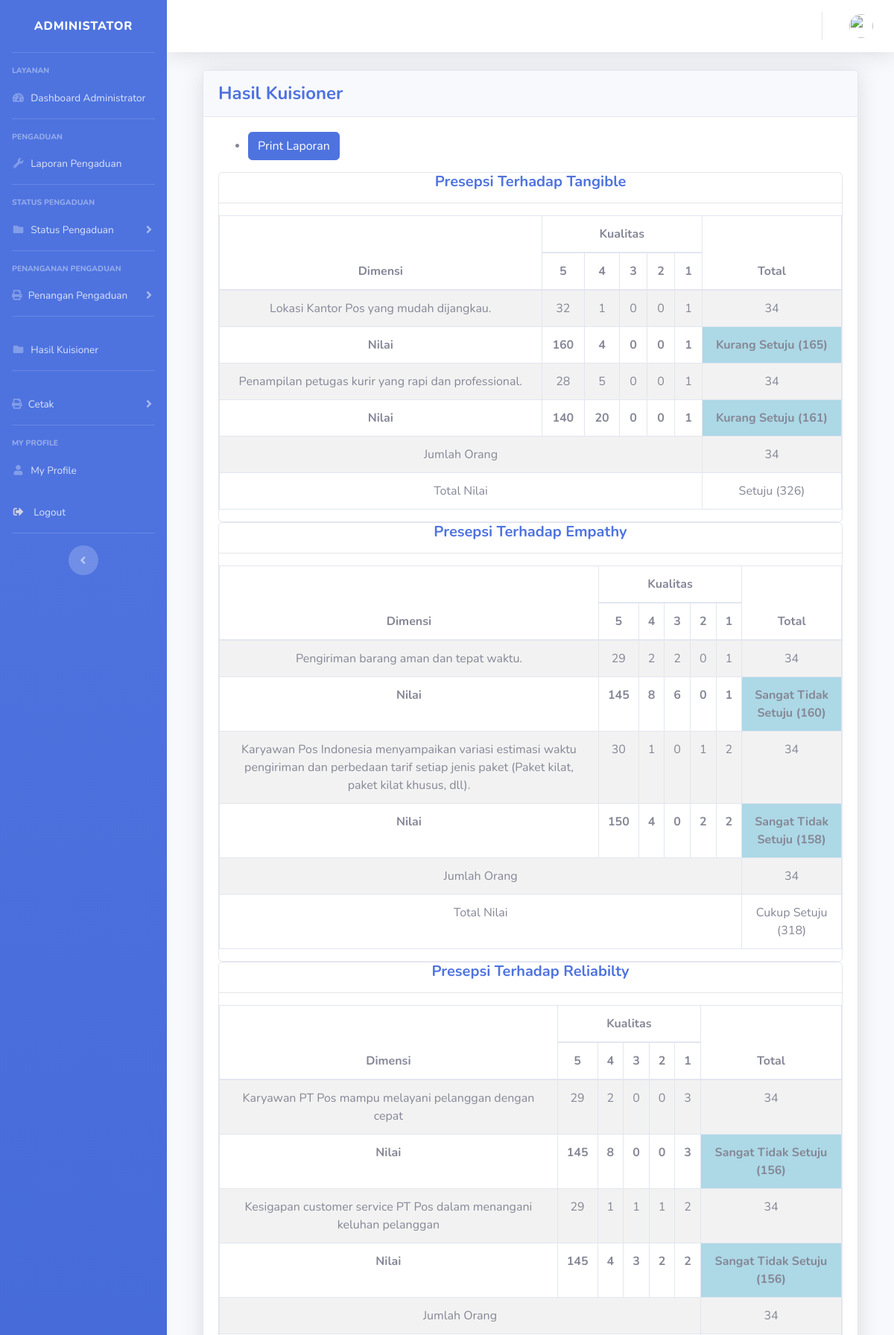
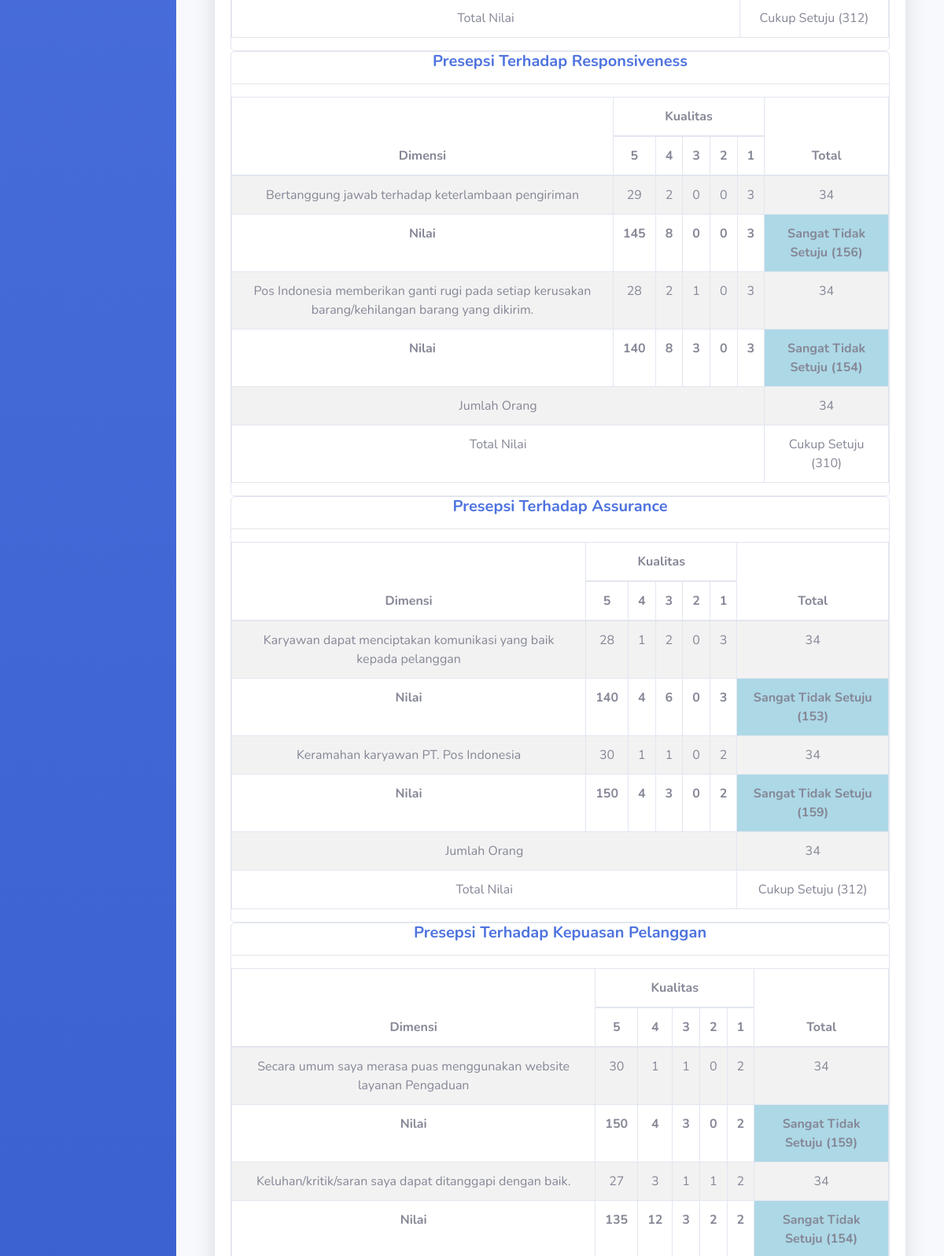
Screenshot of /index.php/admin/hasil_kuisioner (upper part) with the database file from the repository (2 pictures, top to bottom).
### tables this page shows
CREATE TABLE `tbl_tipe_soal` (
  `id_tipe_soal` varchar(255) NOT NULL,
  `tipe_soal` varchar(255) DEFAULT NULL
);

CREATE TABLE `tbl_soal` (
  `id_soal` varchar(100) NOT NULL,
  `id_tipe_soal` varchar(100) NOT NULL,
  `soal` text NOT NULL
);

### application/controllers/admin.php (called while the page is built, shortened)
<?php
class Admin extends CI_Controller
{
    public function __construct()
    {
        $this->load->model('m_cetak');
        $this->load->model('adminm');
        $this->load->model('m_aduan');
        $this->load->library('cfpdf');
    }
    public function hasil_kuisioner()
    {
        $data['title'] = 'Dashboard Admin';
        $data['user'] = $this->db->get_where('user', ['email' =>
        $this->session->userdata('email')])->row_array();
        $data['active_dashboard'] = 'active';
        $data['data_tipe_soal'] = $this->adminm->getAllData('tbl_tipe_soal');
        $this->load->view('templates/header', $data);
        $this->load->view('templates/sidebar_admin', $data);
        $this->load->view('templates/topbar', $data);
        $this->load->view('admin/hasil_kuisioner', $data);
        $this->load->view('templates/footer');
    }
}

### index.php (called while the page is built, shortened)
<?php
require_once BASEPATH.'core/CodeIgniter.php';

### application/models/adminm.php (called while the page is built, shortened)
<?php
class adminm extends CI_Model
{
    public function getAllData($table)
    {
        return $this->db->get($table)->result();
    }
    function get_soal_tipe($id_tipe_soal)
    {
        return $this->db->query("
            SELECT *
            FROM tbl_soal a
            WHERE a.id_tipe_soal = '$id_tipe_soal'
        ")->result();
    }
    function count_jawaban($id_soal, $nilai)
    {
        return $this->db->query("
            SELECT
            COUNT(a.id_jawaban_soal) as jumlah
            FROM tbl_jawaban_soal a
            WHERE a.id_soal = '$id_soal' AND a.nilai_jawaban_soal = '$nilai'
        ")->result();
    }
}

### application/helpers/currency_format_helper.php (called while the page is built, shortened)
<?php if (!defined('BASEPATH')) exit('No direct script access allowed');
if (!function_exists('currency_format')) {
    function count_jawaban($id_soal, $nilai)
    {
        global $CI;
        $data = '';
        $data_row = $CI->adminm->count_jawaban($id_soal, $nilai);
        foreach ($data_row as $row) {
            $data = $row->jumlah;
        }
        return $data;
    }
    function convert_nilai($nilai)
    {
        switch ($nilai) {
            case $nilai >= 80 && $nilai <= 160;
                $data = "Sangat Tidak Setuju";
                break;
            case $nilai >= 161 && $nilai <= 240;
                $data = "Kurang Setuju";
                break;
        }
        return $data . ' (' . $nilai . ')';
    }
    function convert_total($nilai)
    {
        switch ($nilai) {
            case $nilai >= 241 && $nilai <= 320;
                $data = "Cukup Setuju";
                break;
            case $nilai >= 321 && $nilai <= 400;
                $data = "Setuju";
                break;
            case $nilai >= 401 && $nilai <= 480;
                $data = "Sangat Setuju";
                break;
        }
        return $data . ' (' . $nilai . ')';
    }
}

### application/views/admin/hasil_kuisioner.php (the view, shortened to what this page needs)
<section class="content">
    <div class="container-fluid">
        <div class="block-header">
            <div class="container-fluid">
                <div class="card shadow mb-2">
                    <div class="card-header py-3">
                        <h4 class="m-0 font-weight-bold text-primary">Hasil Kuisioner</h4>
                    </div>
                    <div class="card-body">
                        <ul class="header-dropdown m-r--5">
                            <li class="dropdown">
                                <button a onclick="printDiv('printableArea')" class="btn btn-primary m-t-15 waves-effect">Print Laporan</a></button>
                            </li>
                        </ul>
                        <div class="text-center">
                            <div>
                                <?php
                                foreach ($data_tipe_soal as $row) { ?>
                                <div class="card">
                                    <div class="header">
                                        <div class="table-responsive">
                                            <h5 class="m-0 font-weight-bold text-primary">Presepsi Terhadap <?php echo $row->tipe_soal ?></h5>
                                            <hr>
                                            <table class="table table-bordered table-striped table-hover">
                                                <thead>
                                                    <tr>
                                                        <th rowspan="2">Dimensi</th>
                                                        <th colspan="5">Kualitas</th>
                                                        <th rowspan="2">Total</th>
                                                    </tr>
                                                    <tr>
                                                        <th>5</th>
                                                        <th>4</th>
                                                        <th>3</th>
                                                        <th>2</th>
                                                        <th>1</th>
                                                    </tr>
                                                </thead>
                                                <tbody>
                                                    <?php
                                                        $_total_ = 0;
                                                        $var = $this->adminm->get_soal_tipe($row->id_tipe_soal);
                                                        foreach ($var as $row2) {
                                                            $jawaban5 = count_jawaban($row2->id_soal, 5);
                                                            $jawaban4 = count_jawaban($row2->id_soal, 4);
                                                            $jawaban3 = count_jawaban($row2->id_soal, 3);
                                                            $jawaban2 = count_jawaban($row2->id_soal, 2);
                                                            $jawaban1 = count_jawaban($row2->id_soal, 1);
                                                            $total = $jawaban1 + $jawaban2 + $jawaban3 + $jawaban4 + $jawaban5;
                                                            $total2 = ($jawaban1 * 1) + ($jawaban2 * 2) + ($jawaban3 * 3) + ($jawaban4 * 4) + ($jawaban5 * 5);
                                                            ?>
                                                    <tr>
                                                        <td><?php echo $row2->soal ?></td>
                                                        <td><?php echo $jawaban5 ?></td>
                                                        <td><?php echo $jawaban4 ?></td>
                                                        <td><?php echo $jawaban3 ?></td>
                                                        <td><?php echo $jawaban2 ?></td>
                                                        <td><?php echo $jawaban1 ?></td>
                                                        <td><?php echo $total ?></td>
                                                    </tr>
                                                    <tr>
                                                        <td><b>Nilai</b></td>
                                                        <td><b><?php echo $jawaban5 * 5 ?></b></td>
                                                        <td><b><?php echo $jawaban4 * 4 ?></b></td>
                                                        <td><b><?php echo $jawaban3 * 3 ?></b></td>
                                                        <td><b><?php echo $jawaban2 * 2 ?></b></td>
                                                        <td><b><?php echo $jawaban1 * 1 ?></b></td>
                                                        <td style="background: lightblue"><b><?php echo convert_nilai($total2) ?></b></td>
                                                    </tr>
                                                    <?php
                                                            $_total_ += $total2;
                                                        }
                                                        ?>
                                                    <tr>
                                                        <td colspan="6">Jumlah Orang</td>
                                                        <td><?php echo $total ?></td>
                                                    </tr>
                                                    <tr>
                                                        <td colspan="6">Total Nilai</td>
                                                        <td><?php echo convert_total($_total_) ?></td>
                                                    </tr>
                                                </tbody>
                                            </table>
                                        </div>
                                    </div>
                                </div>
                                <?php } ?>
                            </div>
                        </div>
                    </div>
                </div>
            </div>
        </div>
    </div>
</section>

### rows the page displays
tbl_tipe_soal: tipe_soal "Tangible", total "34", _total_ "Setuju (326)"
tbl_soal: soal "Lokasi Kantor Pos yang mudah dijangkau.", jawaban5 "32", jawaban4 "1", jawaban3 "0", jawaban2 "0", jawaban1 "1", total "34", jawaban5 "160", jawaban4 "4", total2 "Kurang Setuju (165)"
tbl_soal: soal "Penampilan petugas kurir yang rapi dan professional.", jawaban5 "28", jawaban4 "5", jawaban3 "0", jawaban2 "0", jawaban1 "1", total "34", jawaban5 "140", jawaban4 "20", total2 "Kurang Setuju (161)"
tbl_tipe_soal: tipe_soal "Empathy", total "34", _total_ "Cukup Setuju (318)"
tbl_soal: soal "Pengiriman barang aman dan tepat waktu.", jawaban5 "29", jawaban4 "2", jawaban3 "2", jawaban2 "0", jawaban1 "1", total "34", jawaban5 "145", jawaban4 "8", jawaban3 "6", total2 "Sangat Tidak Setuju (160)"
tbl_soal: soal "Karyawan Pos Indonesia menyampaikan variasi estimasi waktu pengiriman dan perbedaan tarif setiap jenis paket (Paket kilat, paket kilat khusus, dll).", jawaban5 "30", jawaban4 "1", jawaban3 "0", jawaban2 "1", jawaban1 "2", total "34", jawaban5 "150", jawaban4 "4", jawaban2 "2", total2 "Sangat Tidak Setuju (158)"
tbl_tipe_soal: tipe_soal "Reliabilty", total "34", _total_ "Cukup Setuju (312)"
tbl_soal: soal "Karyawan PT Pos mampu melayani pelanggan dengan cepat", jawaban5 "29", jawaban4 "2", jawaban3 "0", jawaban2 "0", jawaban1 "3", total "34", jawaban5 "145", jawaban4 "8", total2 "Sangat Tidak Setuju (156)"
tbl_soal: soal "Kesigapan customer service PT Pos dalam menangani keluhan pelanggan", jawaban5 "29", jawaban4 "1", jawaban3 "1", jawaban2 "1", jawaban1 "2", total "34", jawaban5 "145", jawaban4 "4", jawaban3 "3", jawaban2 "2", total2 "Sangat Tidak Setuju (156)"
tbl_tipe_soal: tipe_soal "Responsiveness", total "34", _total_ "Cukup Setuju (310)"
tbl_soal: soal "Bertanggung jawab terhadap keterlambaan pengiriman", jawaban5 "29", jawaban4 "2", jawaban3 "0", jawaban2 "0", jawaban1 "3", total "34", jawaban5 "145", jawaban4 "8", total2 "Sangat Tidak Setuju (156)"
tbl_soal: soal "Pos Indonesia memberikan ganti rugi pada setiap kerusakan barang/kehilangan barang yang dikirim.", jawaban5 "28", jawaban4 "2", jawaban3 "1", jawaban2 "0", jawaban1 "3", total "34", jawaban5 "140", jawaban4 "8", jawaban3 "3", total2 "Sangat Tidak Setuju (154)"
tbl_tipe_soal: tipe_soal "Assurance", total "34", _total_ "Cukup Setuju (312)"
tbl_soal: soal "Karyawan dapat menciptakan komunikasi yang baik kepada pelanggan", jawaban5 "28", jawaban4 "1", jawaban3 "2", jawaban2 "0", jawaban1 "3", total "34", jawaban5 "140", jawaban4 "4", jawaban3 "6", total2 "Sangat Tidak Setuju (153)"
tbl_soal: soal "Keramahan karyawan PT. Pos Indonesia", jawaban5 "30", jawaban4 "1", jawaban3 "1", jawaban2 "0", jawaban1 "2", total "34", jawaban5 "150", jawaban4 "4", jawaban3 "3", total2 "Sangat Tidak Setuju (159)"
tbl_tipe_soal: tipe_soal "Kepuasan Pelanggan"
tbl_soal: soal "Secara umum saya merasa puas menggunakan website layanan Pengaduan", jawaban5 "30", jawaban4 "1", jawaban3 "1", jawaban2 "0", jawaban1 "2", total "34", jawaban5 "150", jawaban4 "4", jawaban3 "3", total2 "Sangat Tidak Setuju (159)"
tbl_soal: soal "Keluhan/kritik/saran saya dapat ditanggapi dengan baik.", jawaban5 "27", jawaban4 "3", jawaban3 "1", jawaban2 "1", jawaban1 "2", total "34", jawaban5 "135", jawaban4 "12", jawaban3 "3", jawaban2 "2", total2 "Sangat Tidak Setuju (154)"
